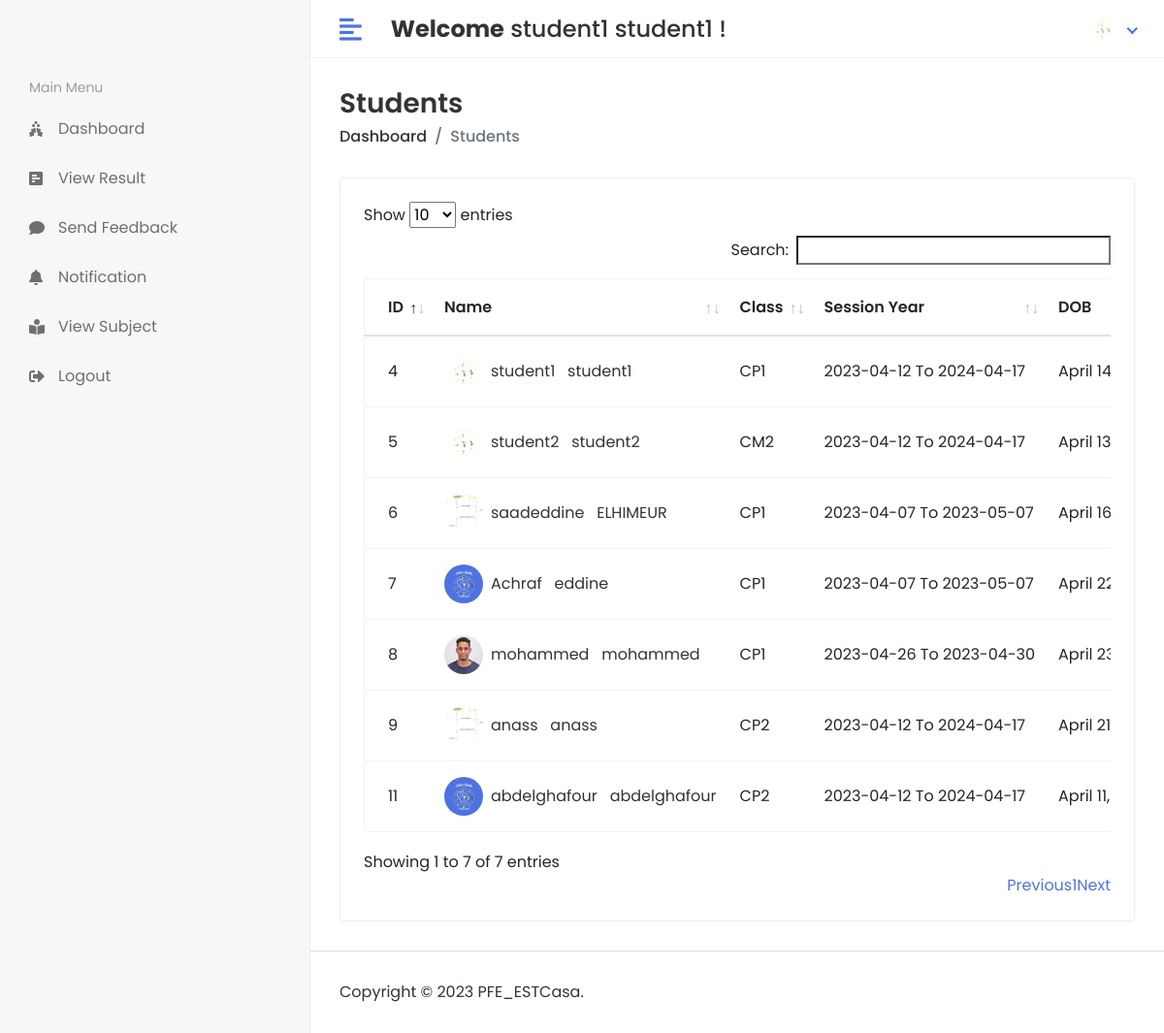
The page /HOD/Student/View (signed in) on the database its author committed.
### app/models.py (models this page shows, shortened)
class CustomUser(AbstractUser):
    USER = (
        ('1','HOD'),
        ('2','STAFF'),
        ('3','STUDENT'),
    )
    user_type = models.CharField(choices=USER,max_length=50,default=1 )
    profile_pic = models.ImageField(upload_to = 'media/profile_pic')

class Student(models.Model):
    admin = models.OneToOneField(CustomUser,on_delete=models.CASCADE)
    student_id = models.CharField(max_length=20, unique=True)
    GENDER_CHOICES = [
        ('F', 'Female'),
        ('M', 'Male'),
    ]
    gender = models.CharField(max_length=1, choices=GENDER_CHOICES)
    date_of_birth = models.DateField()
    classe_id = models.ForeignKey(Classe,on_delete=models.CASCADE)
    joining_date = models.DateField()
    mobile_number = models.CharField(max_length=10)
    admission_number = models.CharField(max_length=20, unique=True)
    session_year_id = models.ForeignKey(Session_Year,on_delete=models.DO_NOTHING)
    created_at = models.DateTimeField(auto_now_add=True)
    updated_at = models.DateTimeField(auto_now=True)
    father_name = models.CharField(max_length=50)
    mother_name = models.CharField(max_length=50)
    cin = models.CharField(max_length=20)
    father_mobile = models.CharField(max_length=10)
    mother_mobile = models.CharField(max_length=10)
    permanent_address = models.CharField(max_length=200)
    present_address = models.CharField(max_length=200)

class Classe(models.Model):
    CLASS_CHOICES = [
        ('CP1', 'CP1'),
        ('CP2', 'CP2'),
        ('CE1', 'CE1'),
        ('CE2', 'CE2'),
        ('CM1', 'CM1'),
        ('CM2', 'CM2'),
    ]
    class_name = models.CharField(max_length=3, choices=CLASS_CHOICES)
    def __str__(self):
        return self.class_name

class Session_Year(models.Model):
    session_start = models.CharField(max_length=100)
    session_end = models.CharField(max_length=100)
    def __str__(self):
        return self.session_start + " To " + self.session_end

### project/Hod_Views.py (the view)
# urls.py: path('HOD/Student/View',Hod_Views.VIEW_STUDENT, name="view_student"),
@login_required(login_url='/')
def VIEW_STUDENT(request):
    student = Student.objects.all()
    context = {
        'student' : student
    }
    return render(request, 'Hod/view_student.html',context)

### templates/Hod/view_student.html (shortened to what this page needs)
<link href="https://cdn.jsdelivr.net/npm/bootstrap@5.3.0-alpha2/dist/css/bootstrap.min.css" rel="stylesheet"
>
{% extends 'base.html' %}
{% block content %}
<div class="page-header">
    <div class="row align-items-center">
       <div class="col">
          <h3 class="page-title">Students</h3>
          <ul class="breadcrumb">
             <li class="breadcrumb-item"><a href="{% url 'hod_home' %} ">Dashboard</a></li>
             <li class="breadcrumb-item active">Students</li>
          </ul>
       </div>
    </div>
 </div>
 <div class="row">
    <div class="col-sm-12">
       <div class="card card-table">
          <div class="card-body">
             <div class="table-responsive">
                <table id="table_id" class="table table-hover table-center mb-0 ">
                   <thead>
                      <tr>
                         <th>ID</th>
                         <th>Name</th>
                         <th>Class</th>
                         <th>Session Year</th>
                         <th>DOB</th>
                      </tr>
                   </thead>
                   <tbody>
                    {% for i in student  %}
                      <tr>
                         <td>{{i.id}}</td>
                         <td>
                            <h2 class="table-avatar">
                               <a href="student-details.html" class="avatar avatar-sm mr-2"><img class="avatar-img rounded-circle" src="/{{i.admin.profile_pic}}" alt="User Image"></a>
                               <a href="student-details.html">{{i.admin.first_name}} &nbsp {{i.admin.last_name}}</a>
                            </h2>
                         </td>
                         <td>{{i.classe_id}}</td>
                         <td>{{i.session_year_id}}</td>
                         <td>{{i.date_of_birth}}</td>
                      </tr>
                      {% endfor %}
                   </tbody>
                </table>
             </div>
          </div>
       </div>
    </div>
 </div>
</div>
{% endblock %}

### templates/base.html (shortened to what this page needs)
<!DOCTYPE html>
<html lang="en">
   {% load static  %}
   <head>
      <link rel="stylesheet" href="{% static 'assets/plugins/bootstrap/css/bootstrap.min.css' %}">
      <link rel="stylesheet" href="{% static 'assets/plugins/fontawesome/css/fontawesome.min.css' %}">
      <link rel="stylesheet" href="{% static 'assets/plugins/fontawesome/css/all.min.css' %}">
      <link rel="stylesheet" href="{% static 'assets/css/style.css' %}">
       <link rel="stylesheet" href="{% static 'assets/plugins/datatables/datatables.min.css' %}">
   </head>
   <body>
    <div class="main-wrapper">
        {% include 'includes/header.html' %}
        {% include 'includes/sidebar.html' %}
        <div class="page-wrapper">
            <div class="content container-fluid">
                {% block content %}
                {% endblock  %}
      {% include 'includes/footer.html' %}
      </div>
   </div>
 </body>
</html>

### templates/includes/header.html (shortened to what this page needs)
{% load static %}
<div class="header">
   <div class="header-left">
   </div>
    <a href="javascript:void(0);" id="toggle_btn">
       <i class="fas fa-align-left"></i>
    </a>
    <div class="top-nav-search mt-3">
       <h4><strong>Welcome</strong><span> {{user.first_name}} {{user.last_name}}</span>&nbsp!</h4>
    </div>
    <ul class="nav user-menu">
       <li class="nav-item dropdown noti-dropdown">
          <a href="#" class="dropdown-toggle nav-link" data-toggle="dropdown">
          </a>
       </li>
       <li class="nav-item dropdown has-arrow">
          <a href="#" class="dropdown-toggle nav-link" data-toggle="dropdown">
            {% if user.profile_pic == "" %}
            <span class="user-img"><img class="rounded-circle" src="{% static 'assets/img/profiles/defaultimage.jpg' %}" width="31" alt="Profile"></span>
            {% else %}
             <span class="user-img"><img class="rounded-circle" src="/{{user.profile_pic}}" width="31" alt="Profile"></span>
            {% endif %}
          </a>
       </li>
    </ul>
 </div>

### templates/includes/sidebar.html (shortened to what this page needs)
{% load active_link_tags %}
{% load static %}
<div class="sidebar" id="sidebar">
    <div class="sidebar-inner slimscroll">
       <div id="sidebar-menu" class="sidebar-menu">
         {% if user.user_type == '1' %}
          <ul>
             <li class="menu-title">
                <span>Main Menu</span>
             </li>
             <li class="{% active_link 'hod_home' 'active' %}">
                <a href="{% url 'hod_home' %}"><i class="fas fa-holly-berry"></i> <span>Dashboard</span></a>
             </li>
             <li class="submenu {% active_link 'add_student' 'active' %} {% active_link 'view_student' 'active' %}">
                <a href="#"><i class="fas fa-user-graduate"></i> <span> Students</span> <span class="menu-arrow"></span></a>
                <ul>
                    <li><a href=" {% url 'add_student' %}">Add Student </a></li>
                   <li><a href="{% url 'view_student' %}">View Student</a></li>
                </ul>
             </li>
             <li class="submenu {% active_link 'add_staff' 'active' %} {% active_link 'view_staff' 'active' %}">
                <a href="#"><i class="fas fa-chalkboard-teacher"></i> <span> Teachers</span> <span class="menu-arrow"></span></a>
                <ul>
                   <li><a href="{% url 'add_staff' %}">Add Teacher</a></li>
                   <li><a href="{% url 'view_staff' %}">View Teacher </a></li>
                </ul>
             </li>
             <li class="submenu {% active_link 'add_subject' 'active' %} {% active_link 'view_subject' 'active' %}">
               <a href="#"><i class="fas fa-book-reader"></i> <span>Subjects </span> <span class="menu-arrow"></span></a>
               <ul>
                 <li><a href="{% url 'add_subject' %}">Add Subjects</a></li>
                  <li><a href="{% url 'view_subject' %}">View Subjects</a></li>
               </ul>
            </li>
             <li class="submenu {% active_link 'add_course' 'active' %} {% active_link 'view_course' 'active' %}">
                <a href="#"><i class="fa fa-graduation-cap"></i> <span> Course</span> <span class="menu-arrow"></span></a>
                <ul>
                   <li><a href="{% url 'add_course' %}">Add Course</a></li>
                   <li><a href="{% url 'view_course' %}">View Course</a></li>
                </ul>
             </li>
             <li class="submenu {% active_link 'add_session' 'active' %} {% active_link 'view_session' 'active' %}">
                <a href="#"><i class="fas fa-clock"></i> <span> Session</span> <span class="menu-arrow"></span></a>
                <ul>
                  <li><a href="{% url 'add_session' %}">Add Session </a></li>
                   <li><a href="{% url 'view_session' %}">View Session </a></li>
               </ul>
             </li>
             <li class="{% active_link 'staff_send_notification' 'active' %}">
               <a href="{% url 'staff_send_notification' %}"><i class="fas fa-bell" ></i> <span>Send Teacher Notification</span></a>
            </li>
            <li class="{% active_link 'hod_staff_feedback' 'active' %}">
               <a href="{% url 'hod_staff_feedback' %}"><i class="fas fa-comments"></i> <span>Teacher Feedback</span></a>
            </li>
            <li class="{% active_link 'student_send_notification' 'active' %}">
               <a href="{% url 'student_send_notification' %}"><i class="fas fa-bell" ></i> <span>Send Student Notification</span></a>
            </li>
             <li class="{% active_link 'hod_student_feedback' 'active' %}">
                <a href="{% url 'hod_student_feedback' %}"><i class="fas fa-comments"></i> <span>Student Feedback</span></a>
             </li>
             <li class="{% active_link 'event' 'active' %}">
               <a href="{% url 'event' %}"><i class="fas fa-calendar-day" ></i> <span>Time-Table</span></a>
            </li>
             <li>
                <a href="{% url 'Logout' %}"><i class="fas fa-sign-out-alt"></i> <span>Logout</span></a>
             </li>
          </ul>
          {% else %}
          <ul>
            <li class="menu-title">
               <span>Main Menu</span>
            </li>
            <li class="{% active_link 'student_home' 'active' %}">
               <a href=""><i class="fas fa-holly-berry"></i> <span>Dashboard</span></a>
            </li>
            <li class="{% active_link 'view_result' 'active' %}">
               <a href="{% url 'view_result' %}"><i class="fas fa-poll-h"></i> <span> View Result</span></a>
            </li>
            <li class="{% active_link 'student_feedback' 'active' %}">
               <a href="{% url 'student_feedback' %}"><i class="fas fa-comment"></i> <span>Send Feedback</span></a>
            </li>
            <li class="{% active_link 'student_notifications' 'active' %}">
               <a href="{% url 'student_notifications' %}"><i class="fas fa-bell"></i> <span>Notification</span></a>
            </li>
            <li class="{% active_link 'student_view_subject' 'active' %}">
               <a href="{% url 'student_view_subject' %}"><i class="fas fa-book-reader"></i> <span>View Subject</span></a>
            </li>
            <li>
               <a href="{% url 'Logout' %}"><i class="fas fa-sign-out-alt"></i> <span>Logout</span></a>
            </li>
         </ul>
          {% endif %}
       </div>
    </div>
 </div>

### templates/includes/footer.html
<footer>
    <p>Copyright © 2023 PFE_ESTCasa.</p>
 </footer>

### rows shown on the page
CustomUser: first_name "student1", last_name "student1", profile_pic (picture)
Student: id "4", admin.profile_pic (picture), admin.first_name "student1", admin.last_name "student1", classe_id "CP1", session_year_id "2023-04-12 To 2024-04-17", date_of_birth "April…"
Student: id "5", admin.profile_pic (picture), admin.first_name "student2", admin.last_name "student2", classe_id "CM2", session_year_id "2023-04-12 To 2024-04-17", date_of_birth "April…"
Student: id "6", admin.profile_pic (picture), admin.first_name "saadeddine", admin.last_name "ELHIMEUR", classe_id "CP1", session_year_id "2023-04-07 To 2023-05-07", date_of_birth "April…"
Student: id "7", admin.profile_pic (picture), admin.first_name "Achraf", admin.last_name "eddine", classe_id "CP1", session_year_id "2023-04-07 To 2023-05-07", date_of_birth "April…"
Student: id "8", admin.profile_pic (picture), admin.first_name "mohammed", admin.last_name "mohammed", classe_id "CP1", session_year_id "2023-04-26 To 2023-04-30", date_of_birth "April…"
Student: id "9", admin.profile_pic (picture), admin.first_name "anass", admin.last_name "anass", classe_id "CP2", session_year_id "2023-04-12 To 2024-04-17", date_of_birth "April…"
Student: id "11", admin.profile_pic (picture), admin.first_name "abdelghafour", admin.last_name "abdelghafour", classe_id "CP2", session_year_id "2023-04-12 To 2024-04-17", date_of_birth "April 11,…"
